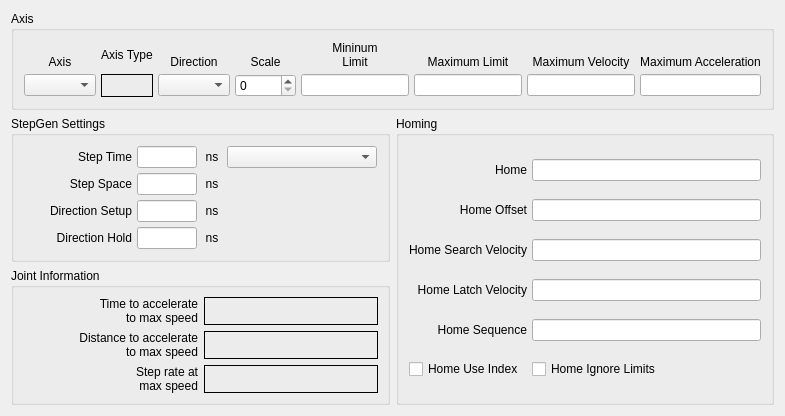
      <widget class="QWidget" name="joint3tab">
       <attribute name="title">
        <string>Joint 3</string>
       </attribute>
       <layout class="QGridLayout" name="gridLayout_22">
        <item row="0" column="0" colspan="2">
         <widget class="QGroupBox" name="jointAxisGroup_3">
          <property name="title">
           <string>Axis</string>
          </property>
          <layout class="QGridLayout" name="gridLayout_23">
           <property name="leftMargin">
            <number>10</number>
           </property>
           <property name="topMargin">
            <number>10</number>
           </property>
           <property name="rightMargin">
            <number>10</number>
           </property>
           <property name="bottomMargin">
            <number>10</number>
           </property>
           <property name="spacing">
            <number>5</number>
           </property>
           <item row="1" column="3">
            <widget class="QSpinBox" name="scale_3">
             <property name="maximum">
              <number>25000</number>
             </property>
            </widget>
           </item>
           <item row="1" column="0">
            <widget class="QComboBox" name="axisCB_3"/>
           </item>
           <item row="0" column="4">
            <widget class="QLabel" name="label_65">
             <property name="text">
              <string>&lt;html&gt;&lt;head/&gt;&lt;body&gt;&lt;p&gt;Mininum&lt;br/&gt;Limit&lt;/p&gt;&lt;/body&gt;&lt;/html&gt;</string>
             </property>
             <property name="alignment">
              <set>Qt::AlignBottom|Qt::AlignHCenter</set>
             </property>
             <property name="wordWrap">
              <bool>true</bool>
             </property>
            </widget>
           </item>
           <item row="0" column="0">
            <widget class="QLabel" name="label_56">
             <property name="text">
              <string>Axis</string>
             </property>
             <property name="alignment">
              <set>Qt::AlignBottom|Qt::AlignHCenter</set>
             </property>
            </widget>
           </item>
           <item row="0" column="2">
            <widget class="QLabel" name="label_57">
             <property name="text">
              <string>Direction</string>
             </property>
             <property name="alignment">
              <set>Qt::AlignBottom|Qt::AlignHCenter</set>
             </property>
            </widget>
           </item>
           <item row="1" column="2">
            <widget class="QComboBox" name="stepDir_3"/>
           </item>
           <item row="1" column="4">
            <widget class="QLineEdit" name="minLimit_3">
             <property name="alignment">
              <set>Qt::AlignRight|Qt::AlignTrailing|Qt::AlignVCenter</set>
             </property>
            </widget>
           </item>
           <item row="1" column="5">
            <widget class="QLineEdit" name="maxLimit_3">
             <property name="alignment">
              <set>Qt::AlignRight|Qt::AlignTrailing|Qt::AlignVCenter</set>
             </property>
            </widget>
           </item>
           <item row="0" column="5">
            <widget class="QLabel" name="label_70">
             <property name="text">
              <string>Maximum Limit</string>
             </property>
             <property name="textFormat">
              <enum>Qt::AutoText</enum>
             </property>
             <property name="alignment">
              <set>Qt::AlignBottom|Qt::AlignHCenter</set>
             </property>
             <property name="wordWrap">
              <bool>true</bool>
             </property>
            </widget>
           </item>
           <item row="0" column="6">
            <widget class="QLabel" name="label_78">
             <property name="text">
              <string>Maximum Velocity</string>
             </property>
             <property name="alignment">
              <set>Qt::AlignBottom|Qt::AlignHCenter</set>
             </property>
             <property name="wordWrap">
              <bool>true</bool>
             </property>
            </widget>
           </item>
           <item row="1" column="6">
            <widget class="QLineEdit" name="maxVelocity_3">
             <property name="alignment">
              <set>Qt::AlignRight|Qt::AlignTrailing|Qt::AlignVCenter</set>
             </property>
            </widget>
           </item>
           <item row="1" column="7">
            <widget class="QLineEdit" name="maxAccel_3">
             <property name="alignment">
              <set>Qt::AlignRight|Qt::AlignTrailing|Qt::AlignVCenter</set>
             </property>
            </widget>
           </item>
           <item row="0" column="3">
            <widget class="QLabel" name="label_58">
             <property name="text">
              <string>Scale</string>
             </property>
             <property name="alignment">
              <set>Qt::AlignBottom|Qt::AlignHCenter</set>
             </property>
            </widget>
           </item>
           <item row="0" column="7">
            <widget class="QLabel" name="label_79">
             <property name="text">
              <string>Maximum Acceleration</string>
             </property>
             <property name="alignment">
              <set>Qt::AlignBottom|Qt::AlignHCenter</set>
             </property>
             <property name="wordWrap">
              <bool>true</bool>
             </property>
            </widget>
           </item>
           <item row="0" column="1">
            <widget class="QLabel" name="label_17">
             <property name="text">
              <string>Axis Type</string>
             </property>
            </widget>
           </item>
           <item row="1" column="1">
            <widget class="QLabel" name="axisType_3">
             <property name="frameShape">
              <enum>QFrame::Box</enum>
             </property>
             <property name="text">
              <string/>
             </property>
            </widget>
           </item>
          </layout>
         </widget>
        </item>
        <item row="1" column="0">
         <widget class="QGroupBox" name="groupBox_16">
          <property name="title">
           <string>StepGen Settings</string>
          </property>
          <layout class="QGridLayout" name="gridLayout_26">
           <property name="leftMargin">
            <number>10</number>
           </property>
           <property name="topMargin">
            <number>10</number>
           </property>
           <property name="rightMargin">
            <number>10</number>
           </property>
           <property name="bottomMargin">
            <number>10</number>
           </property>
           <property name="spacing">
            <number>5</number>
           </property>
           <item row="0" column="3">
            <widget class="QComboBox" name="driveCB_3">
             <property name="minimumSize">
              <size>
               <width>150</width>
               <height>0</height>
              </size>
             </property>
            </widget>
           </item>
           <item row="0" column="0">
            <widget class="QLabel" name="label_105">
             <property name="text">
              <string>Step Time</string>
             </property>
             <property name="alignment">
              <set>Qt::AlignRight|Qt::AlignTrailing|Qt::AlignVCenter</set>
             </property>
            </widget>
           </item>
           <item row="1" column="2">
            <widget class="QLabel" name="label_127">
             <property name="minimumSize">
              <size>
               <width>20</width>
               <height>0</height>
              </size>
             </property>
             <property name="maximumSize">
              <size>
               <width>20</width>
               <height>16777215</height>
              </size>
             </property>
             <property name="text">
              <string>ns</string>
             </property>
             <property name="alignment">
              <set>Qt::AlignCenter</set>
             </property>
            </widget>
           </item>
           <item row="0" column="1">
            <widget class="QLineEdit" name="stepTime_3">
             <property name="maximumSize">
              <size>
               <width>60</width>
               <height>16777215</height>
              </size>
             </property>
             <property name="inputMask">
              <string/>
             </property>
             <property name="text">
              <string/>
             </property>
             <property name="alignment">
              <set>Qt::AlignRight|Qt::AlignTrailing|Qt::AlignVCenter</set>
             </property>
            </widget>
           </item>
           <item row="0" column="2">
            <widget class="QLabel" name="label_125">
             <property name="minimumSize">
              <size>
               <width>20</width>
               <height>0</height>
              </size>
             </property>
             <property name="maximumSize">
              <size>
               <width>20</width>
               <height>16777215</height>
              </size>
             </property>
             <property name="text">
              <string>ns</string>
             </property>
             <property name="alignment">
              <set>Qt::AlignCenter</set>
             </property>
            </widget>
           </item>
           <item row="1" column="0">
            <widget class="QLabel" name="label_126">
             <property name="text">
              <string>Step Space</string>
             </property>
             <property name="alignment">
              <set>Qt::AlignRight|Qt::AlignTrailing|Qt::AlignVCenter</set>
             </property>
            </widget>
           </item>
           <item row="1" column="1">
            <widget class="QLineEdit" name="stepSpace_3">
             <property name="maximumSize">
              <size>
               <width>60</width>
               <height>16777215</height>
              </size>
             </property>
             <property name="text">
              <string/>
             </property>
             <property name="alignment">
              <set>Qt::AlignRight|Qt::AlignTrailing|Qt::AlignVCenter</set>
             </property>
            </widget>
           </item>
           <item row="2" column="0">
            <widget class="QLabel" name="label_128">
             <property name="text">
              <string>Direction Setup</string>
             </property>
             <property name="alignment">
              <set>Qt::AlignRight|Qt::AlignTrailing|Qt::AlignVCenter</set>
             </property>
            </widget>
           </item>
           <item row="2" column="1">
            <widget class="QLineEdit" name="dirSetup_3">
             <property name="maximumSize">
              <size>
               <width>60</width>
               <height>16777215</height>
              </size>
             </property>
             <property name="text">
              <string/>
             </property>
             <property name="alignment">
              <set>Qt::AlignRight|Qt::AlignTrailing|Qt::AlignVCenter</set>
             </property>
            </widget>
           </item>
           <item row="2" column="2">
            <widget class="QLabel" name="label_129">
             <property name="minimumSize">
              <size>
               <width>20</width>
               <height>0</height>
              </size>
             </property>
             <property name="maximumSize">
              <size>
               <width>20</width>
               <height>16777215</height>
              </size>
             </property>
             <property name="text">
              <string>ns</string>
             </property>
             <property name="alignment">
              <set>Qt::AlignCenter</set>
             </property>
            </widget>
           </item>
           <item row="3" column="0">
            <widget class="QLabel" name="label_130">
             <property name="text">
              <string>Direction Hold</string>
             </property>
             <property name="alignment">
              <set>Qt::AlignRight|Qt::AlignTrailing|Qt::AlignVCenter</set>
             </property>
            </widget>
           </item>
           <item row="3" column="1">
            <widget class="QLineEdit" name="dirHold_3">
             <property name="maximumSize">
              <size>
               <width>60</width>
               <height>16777215</height>
              </size>
             </property>
             <property name="text">
              <string/>
             </property>
             <property name="alignment">
              <set>Qt::AlignRight|Qt::AlignTrailing|Qt::AlignVCenter</set>
             </property>
            </widget>
           </item>
           <item row="3" column="2">
            <widget class="QLabel" name="label_131">
             <property name="minimumSize">
              <size>
               <width>20</width>
               <height>0</height>
              </size>
             </property>
             <property name="maximumSize">
              <size>
               <width>20</width>
               <height>16777215</height>
              </size>
             </property>
             <property name="text">
              <string>ns</string>
             </property>
             <property name="alignment">
              <set>Qt::AlignCenter</set>
             </property>
            </widget>
           </item>
          </layout>
         </widget>
        </item>
        <item row="2" column="0">
         <widget class="QGroupBox" name="gridGroupBox_5">
          <property name="title">
           <string>Joint Information</string>
          </property>
          <layout class="QGridLayout" name="gridLayout_35">
           <item row="0" column="0">
            <widget class="QLabel" name="label_201">
             <property name="text">
              <string>Time to accelerate
to max speed</string>
             </property>
             <property name="alignment">
              <set>Qt::AlignRight|Qt::AlignTrailing|Qt::AlignVCenter</set>
             </property>
            </widget>
           </item>
           <item row="0" column="1">
            <widget class="QLabel" name="timeJoint_3">
             <property name="frameShape">
              <enum>QFrame::Box</enum>
             </property>
             <property name="text">
              <string/>
             </property>
            </widget>
           </item>
           <item row="1" column="1">
            <widget class="QLabel" name="distanceJoint_3">
             <property name="frameShape">
              <enum>QFrame::Box</enum>
             </property>
             <property name="text">
              <string/>
             </property>
            </widget>
           </item>
           <item row="1" column="0">
            <widget class="QLabel" name="label_202">
             <property name="text">
              <string>Distance to accelerate
to max speed</string>
             </property>
             <property name="alignment">
              <set>Qt::AlignRight|Qt::AlignTrailing|Qt::AlignVCenter</set>
             </property>
            </widget>
           </item>
           <item row="2" column="0">
            <widget class="QLabel" name="label_205">
             <property name="text">
              <string>Step rate at
max speed</string>
             </property>
             <property name="alignment">
              <set>Qt::AlignRight|Qt::AlignTrailing|Qt::AlignVCenter</set>
             </property>
            </widget>
           </item>
           <item row="2" column="1">
            <widget class="QLabel" name="stepRateJoint_3">
             <property name="frameShape">
              <enum>QFrame::Box</enum>
             </property>
             <property name="text">
              <string/>
             </property>
            </widget>
           </item>
          </layout>
         </widget>
        </item>
        <item row="1" column="1" rowspan="2">
         <widget class="QGroupBox" name="groupBox_13">
          <property name="title">
           <string>Homing</string>
          </property>
          <layout class="QGridLayout" name="gridLayout_25">
           <property name="leftMargin">
            <number>10</number>
           </property>
           <property name="topMargin">
            <number>10</number>
           </property>
           <property name="rightMargin">
            <number>10</number>
           </property>
           <property name="bottomMargin">
            <number>10</number>
           </property>
           <property name="spacing">
            <number>5</number>
           </property>
           <item row="1" column="1">
            <widget class="QLineEdit" name="homeOffset_3">
             <property name="alignment">
              <set>Qt::AlignRight|Qt::AlignTrailing|Qt::AlignVCenter</set>
             </property>
            </widget>
           </item>
           <item row="0" column="0">
            <widget class="QLabel" name="label_94">
             <property name="text">
              <string>Home</string>
             </property>
             <property name="alignment">
              <set>Qt::AlignRight|Qt::AlignTrailing|Qt::AlignVCenter</set>
             </property>
            </widget>
           </item>
           <item row="0" column="1">
            <widget class="QLineEdit" name="home_3">
             <property name="alignment">
              <set>Qt::AlignRight|Qt::AlignTrailing|Qt::AlignVCenter</set>
             </property>
            </widget>
           </item>
           <item row="1" column="0">
            <widget class="QLabel" name="label_95">
             <property name="text">
              <string>Home Offset</string>
             </property>
             <property name="alignment">
              <set>Qt::AlignRight|Qt::AlignTrailing|Qt::AlignVCenter</set>
             </property>
            </widget>
           </item>
           <item row="2" column="0">
            <widget class="QLabel" name="label_96">
             <property name="text">
              <string>Home Search Velocity</string>
             </property>
             <property name="alignment">
              <set>Qt::AlignRight|Qt::AlignTrailing|Qt::AlignVCenter</set>
             </property>
            </widget>
           </item>
           <item row="2" column="1">
            <widget class="QLineEdit" name="homeSearchVel_3">
             <property name="alignment">
              <set>Qt::AlignRight|Qt::AlignTrailing|Qt::AlignVCenter</set>
             </property>
            </widget>
           </item>
           <item row="3" column="0">
            <widget class="QLabel" name="label_97">
             <property name="text">
              <string>Home Latch Velocity</string>
             </property>
             <property name="alignment">
              <set>Qt::AlignRight|Qt::AlignTrailing|Qt::AlignVCenter</set>
             </property>
            </widget>
           </item>
           <item row="3" column="1">
            <widget class="QLineEdit" name="homeLatchVel_3">
             <property name="alignment">
              <set>Qt::AlignRight|Qt::AlignTrailing|Qt::AlignVCenter</set>
             </property>
            </widget>
           </item>
           <item row="5" column="0">
            <widget class="QCheckBox" name="homeUseIndex_3">
             <property name="text">
              <string>Home Use Index</string>
             </property>
            </widget>
           </item>
           <item row="5" column="1">
            <widget class="QCheckBox" name="homeIgnoreLimits_3">
             <property name="text">
              <string>Home Ignore Limits</string>
             </property>
            </widget>
           </item>
           <item row="4" column="1">
            <widget class="QLineEdit" name="homeSequence_3">
             <property name="toolTip">
              <string>&lt;html&gt;&lt;head/&gt;&lt;body&gt;&lt;p&gt;Home sequences start at 0 and do not skip a number.&lt;/p&gt;&lt;p&gt;Multiple joint axis use a negative number.&lt;/p&gt;&lt;p&gt;Leave blank to home the joint manually.&lt;/p&gt;&lt;/body&gt;&lt;/html&gt;</string>
             </property>
            </widget>
           </item>
           <item row="4" column="0">
            <widget class="QLabel" name="label_140">
             <property name="text">
              <string>Home Sequence</string>
             </property>
             <property name="alignment">
              <set>Qt::AlignRight|Qt::AlignTrailing|Qt::AlignVCenter</set>
             </property>
            </widget>
           </item>
          </layout>
         </widget>
        </item>
       </layout>
      </widget>
